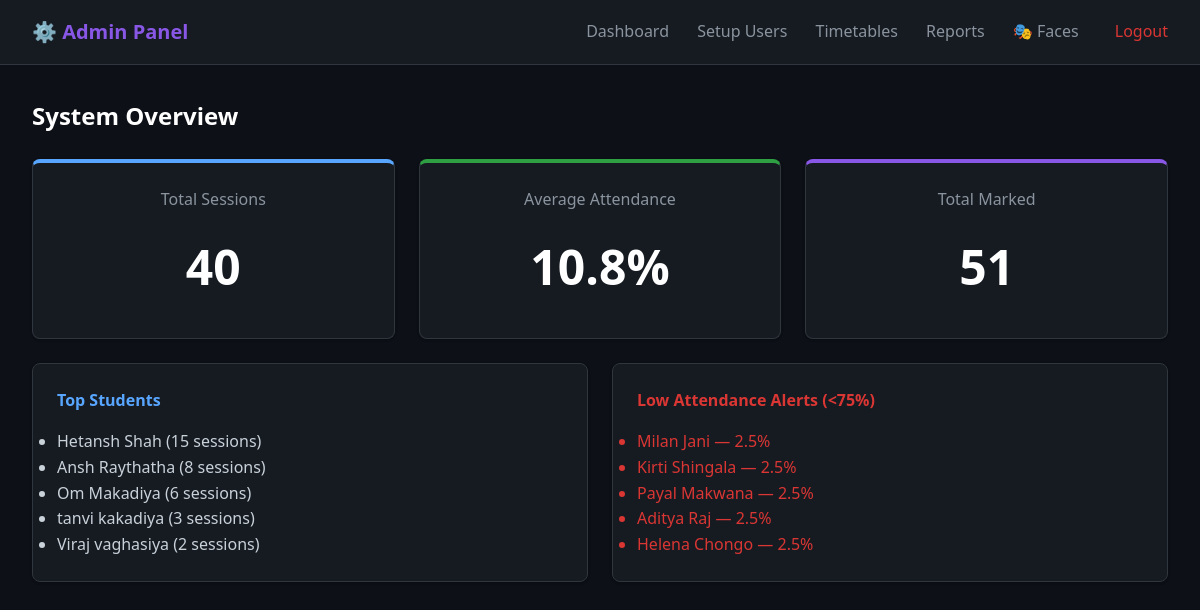
/admin (signed in), run on the app's committed database.
### tables this page shows
CREATE TABLE students (
                id INTEGER PRIMARY KEY AUTOINCREMENT,
                student_id TEXT UNIQUE NOT NULL,
                name TEXT NOT NULL,
                email TEXT UNIQUE NOT NULL,
                department TEXT NOT NULL,
                created_at TIMESTAMP DEFAULT CURRENT_TIMESTAMP,
                is_active BOOLEAN DEFAULT 1
            );

### app.py (the view)
    def wrap(*args, **kwargs):
        if not session.get("admin_logged_in"):
            return redirect(url_for("admin_login"))
        return f(*args, **kwargs)

### app.py (called while the page is built)
def admin_required(f):
    def wrap(*args, **kwargs):
        if not session.get("admin_logged_in"):
            return redirect(url_for("admin_login"))
        return f(*args, **kwargs)
    wrap.__name__ = f.__name__
    return wrap

@app.route("/admin")
@admin_required
def admin_dashboard():
    stats = analytics_service.get_system_statistics()
    return render_template("admin_dashboard.html", stats=stats)

### database.py (called while the page is built)
    def connect(self):
        self.conn = sqlite3.connect(DB_PATH)
        self.cursor = self.conn.cursor()

    def disconnect(self):
        if self.conn:
            self.conn.close()

### templates/admin_dashboard.html (shortened to what this page needs)
{% extends "admin_base.html" %}
{% block content %}
<h2>System Overview</h2>
<div class="grid-cards">
    <div class="stat-card stat-blue">
        <p>Total Sessions</p>
        <h3>{{ stats.total_sessions }}</h3>
    </div>
    <div class="stat-card stat-green">
        <p>Average Attendance</p>
        <h3>{{ stats.average_attendance|round(1) }}%</h3>
    </div>
    <div class="stat-card stat-purple">
        <p>Total Marked</p>
        <h3>{{ stats.total_marked }}</h3>
    </div>
</div>
<div class="grid-cards">
    <div class="stat-card" style="text-align: left;">
        <h4 style="color: var(--accent-blue);">Top Students</h4>
        <ul>
            {% for name, count in stats.top_students %}
                <li>{{ name }} ({{ count }} sessions)</li>
            {% else %}
                <li style="color: var(--text-muted);">No data yet</li>
            {% endfor %}
        </ul>
    </div>
    <div class="stat-card" style="text-align: left;">
        <h4 style="color: var(--accent-red);">Low Attendance Alerts (<75%)</h4>
        <ul>
            {% for name, rate in stats.low_attendance_students %}
                <li style="color: var(--accent-red);">{{ name }} — {{ rate|round(1) }}%</li>
            {% else %}
                <li style="color: var(--accent-green);">All good!</li>
            {% endfor %}
        </ul>
    </div>
</div>
{% endblock %}

### templates/admin_base.html (shortened to what this page needs)
<!DOCTYPE html>
<html lang="en">
<head>
    <link rel="stylesheet" href="{{ url_for('static', filename='css/styles.css') }}">
</head>
<body>
    <nav class="navbar">
        <div class="nav-brand" style="font-size: 1.25rem; font-weight: 600; color: var(--accent-purple);">
            ⚙️ Admin Panel
        </div>
        <div class="nav-links">
            <a href="{{ url_for('admin_dashboard') }}">Dashboard</a>
            <a href="{{ url_for('admin_setup') }}">Setup Users</a>
            <a href="{{ url_for('admin_timetables') }}">Timetables</a>
            <a href="{{ url_for('admin_reports') }}">Reports</a>
            <a href="{{ url_for('admin_faces') }}">🎭 Faces</a>
            <a href="{{ url_for('admin_logout') }}" style="color: var(--accent-red); margin-left: 2rem;">Logout</a>
        </div>
    </nav>
    <div class="container">
        {% block content %}{% endblock %}
    </div>
</body>
</html>

### static/css/styles.css (style rules this page uses)
:root { --bg-primary: #0d1117; --bg-card: #161b22; --bg-hover: #1f2428; --border-color: #30363d; --text-primary: #c9d1d9; --text-muted: #8b949e; --accent-blue: #58a6ff; --accent-green: #2ea043; --accent-red: #da3633; --accent-gold: #d29922; --accent-purple: #8957e5; --shadow-sm: 0 1px 3px rgba(0,0,0,0.12), 0 1px 2px rgba(0,0,0,0.24); --shadow-md: 0 4px 6px rgba(0,0,0,0.3); --radius-md: 8px; --radius-lg: 12px; }
* { box-sizing: border-box; margin: 0; padding: 0; }
body { font-family: 'Segoe UI', system-ui, -apple-system, sans-serif; background-color: var(--bg-primary); color: var(--text-primary); line-height: 1.6; min-height: 100vh; display: flex; flex-direction: column; }
h1, h2, h3, h4 { color: white; font-weight: 600; margin-bottom: 1rem; }
h2 { font-size: 1.5rem; }
p { margin-bottom: 1rem; color: var(--text-muted); }
.container { max-width: 1200px; margin: 0 auto; padding: 2rem; width: 100%; }
.navbar { background: var(--bg-card); border-bottom: 1px solid var(--border-color); padding: 1rem 2rem; display: flex; justify-content: space-between; align-items: center; }
.nav-links a { color: var(--text-muted); text-decoration: none; margin-left: 1.5rem; font-weight: 500; transition: color 0.2s; }
.grid-cards { display: grid; grid-template-columns: repeat(auto-fit, minmax(250px, 1fr)); gap: 1.5rem; margin-top: 1.5rem; }
.stat-card { background: var(--bg-card); padding: 1.5rem; border-radius: var(--radius-md); border: 1px solid var(--border-color); text-align: center; box-shadow: var(--shadow-sm); }
.stat-card h3 { font-size: 3rem; margin: 0.5rem 0; }
.stat-blue { color: var(--accent-blue); border-top: 4px solid var(--accent-blue); }
.stat-green { color: var(--accent-green); border-top: 4px solid var(--accent-green); }
.stat-purple { color: var(--accent-purple); border-top: 4px solid var(--accent-purple); }

### data on the page
students: name "Hetansh Shah", count "15"
students: name "Ansh Raythatha", count "8"
students: name "Om Makadiya", count "6"
students: name "tanvi kakadiya", count "3"
students: name "Viraj vaghasiya", id "2"
students: name "Milan Jani", rate "2.5"
students: name "Kirti Shingala", rate "2.5"
students: name "Payal Makwana", rate "2.5"
students: name "Aditya Raj", rate "2.5"
students: name "Helena Chongo", rate "2.5"

### other printed values
{{ stats.total_sessions }} "40"
{{ stats.average_attendance|round(1) }} "10.8"
{{ stats.total_marked }} "51"
